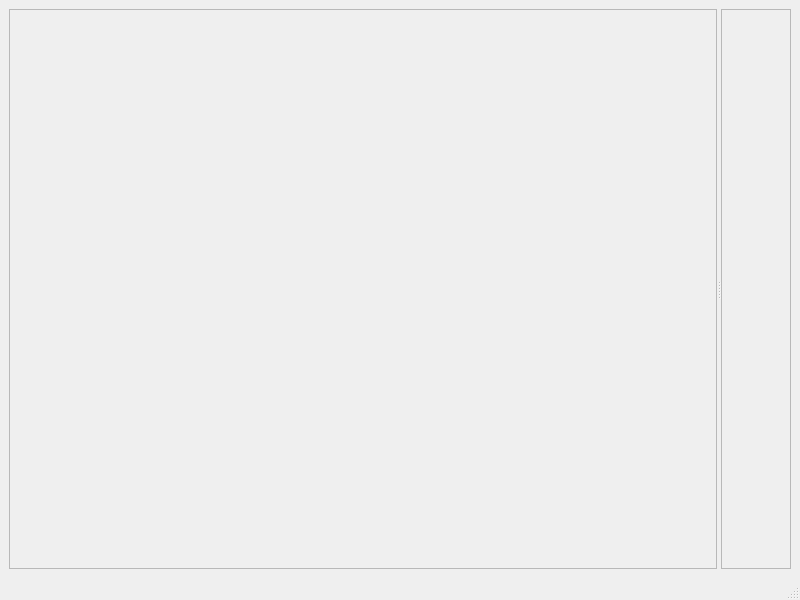
<?xml version="1.0" encoding="UTF-8"?>
<ui version="4.0">
 <class>MainWindow</class>
 <widget class="QMainWindow" name="MainWindow">
  <property name="geometry">
   <rect>
    <x>0</x>
    <y>0</y>
    <width>800</width>
    <height>600</height>
   </rect>
  </property>
  <property name="windowTitle">
   <string>MainWindow</string>
  </property>
  <widget class="QWidget" name="centralwidget">
   <layout class="QVBoxLayout" name="verticalLayout">
    <item>
     <widget class="QSplitter" name="splitter">
      <property name="orientation">
       <enum>Qt::Horizontal</enum>
      </property>
      <widget class="QScrollArea" name="scrollArea_2">
       <property name="widgetResizable">
        <bool>true</bool>
       </property>
       <widget class="QWidget" name="scrollAreaWidgetContents_2">
        <property name="geometry">
         <rect>
          <x>0</x>
          <y>0</y>
          <width>387</width>
          <height>537</height>
         </rect>
        </property>
        <layout class="QVBoxLayout" name="verticalLayout_2">
         <item>
          <widget class="XYAxisView" name="layers" native="true"/>
         </item>
        </layout>
       </widget>
      </widget>
      <widget class="QScrollArea" name="scrollArea">
       <property name="widgetResizable">
        <bool>true</bool>
       </property>
       <widget class="QWidget" name="scrollAreaWidgetContents">
        <property name="geometry">
         <rect>
          <x>0</x>
          <y>0</y>
          <width>387</width>
          <height>537</height>
         </rect>
        </property>
       </widget>
      </widget>
     </widget>
    </item>
   </layout>
  </widget>
  <widget class="QMenuBar" name="menubar">
   <property name="geometry">
    <rect>
     <x>0</x>
     <y>0</y>
     <width>800</width>
     <height>21</height>
    </rect>
   </property>
  </widget>
  <widget class="QStatusBar" name="statusbar"/>
 </widget>
 <customwidgets>
  <customwidget>
   <class>XYAxisView</class>
   <extends>QWidget</extends>
   <header location="global">xy_axis_view.h</header>
   <container>1</container>
  </customwidget>
 </customwidgets>
 <resources/>
 <connections/>
</ui>
